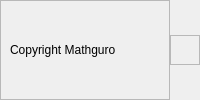
        <widget class="QWidget" name="footerContainer" native="true">
         <layout class="QHBoxLayout" name="horizontalLayout_9">
          <property name="spacing">
           <number>0</number>
          </property>
          <property name="leftMargin">
           <number>0</number>
          </property>
          <property name="topMargin">
           <number>0</number>
          </property>
          <property name="rightMargin">
           <number>0</number>
          </property>
          <property name="bottomMargin">
           <number>0</number>
          </property>
          <item>
           <widget class="QFrame" name="frame_11">
            <property name="frameShape">
             <enum>QFrame::StyledPanel</enum>
            </property>
            <property name="frameShadow">
             <enum>QFrame::Raised</enum>
            </property>
            <layout class="QHBoxLayout" name="horizontalLayout_10">
             <item>
              <widget class="QLabel" name="label_18">
               <property name="text">
                <string>Copyright Mathguro</string>
               </property>
              </widget>
             </item>
            </layout>
           </widget>
          </item>
          <item>
           <widget class="QFrame" name="sizeGrip">
            <property name="minimumSize">
             <size>
              <width>30</width>
              <height>30</height>
             </size>
            </property>
            <property name="maximumSize">
             <size>
              <width>30</width>
              <height>30</height>
             </size>
            </property>
            <property name="frameShape">
             <enum>QFrame::StyledPanel</enum>
            </property>
            <property name="frameShadow">
             <enum>QFrame::Raised</enum>
            </property>
           </widget>
          </item>
         </layout>
         <zorder>sizeGrip</zorder>
         <zorder>frame_11</zorder>
        </widget>
